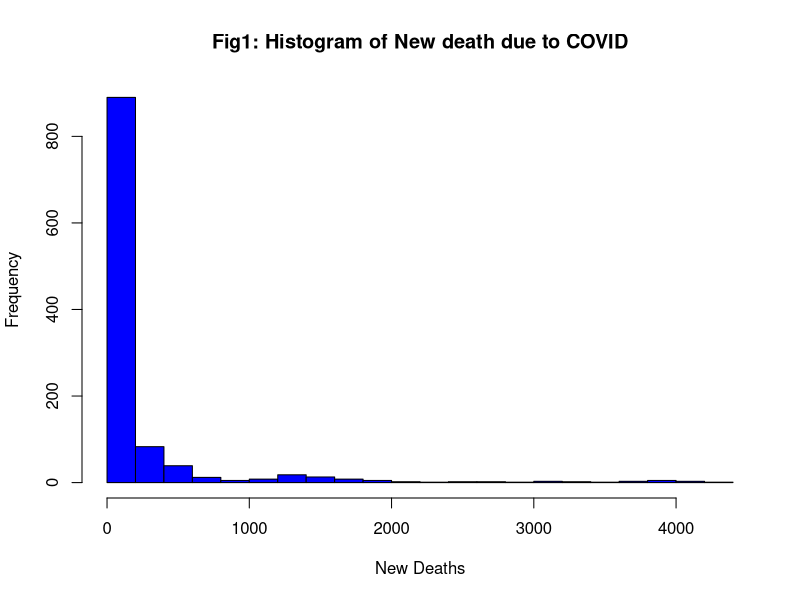
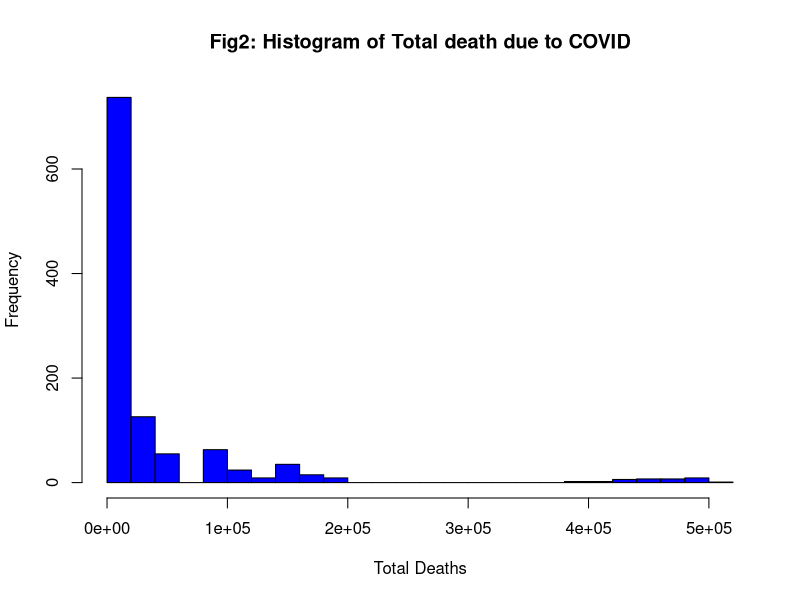
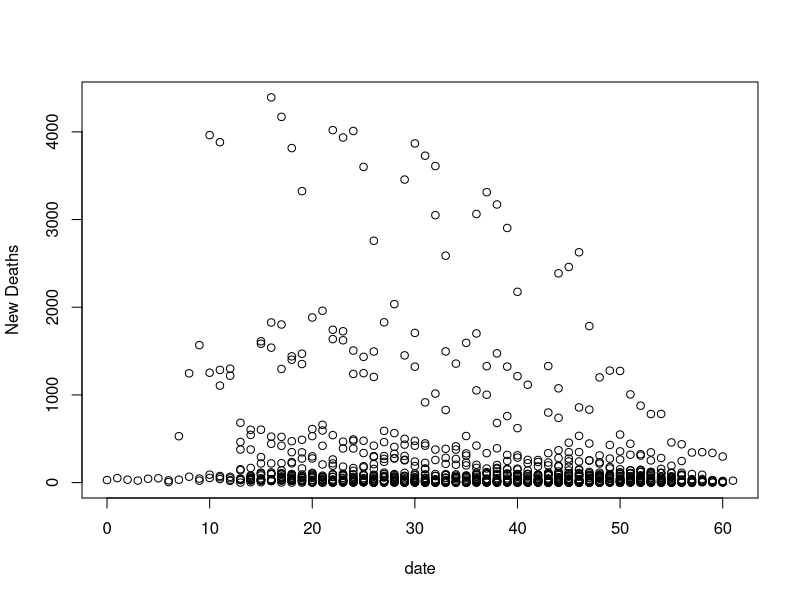
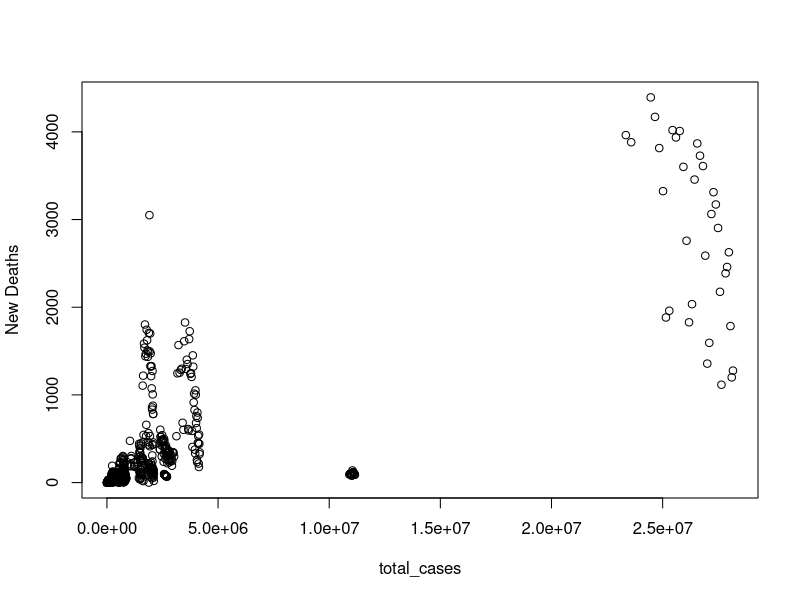
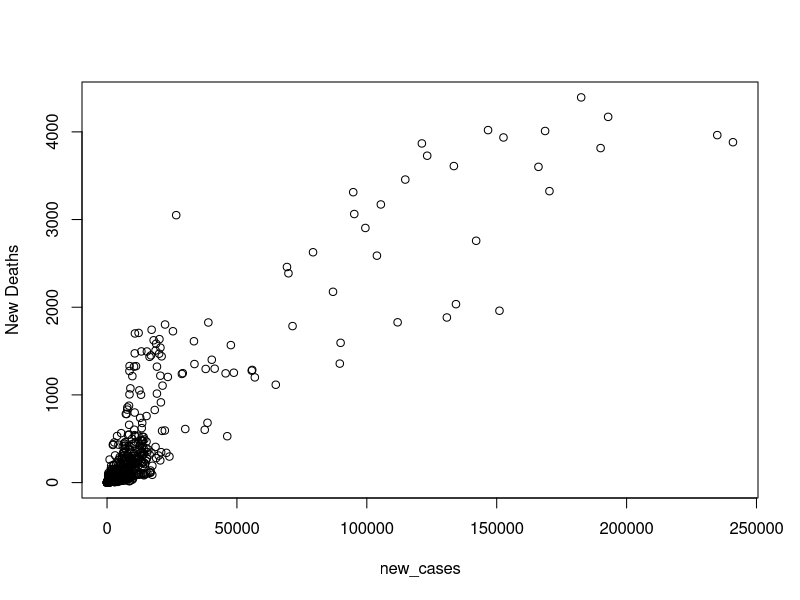
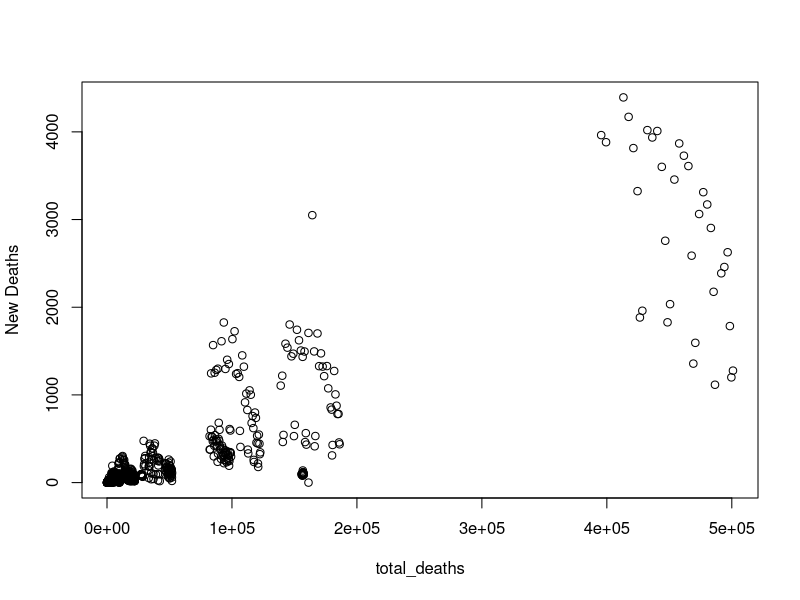
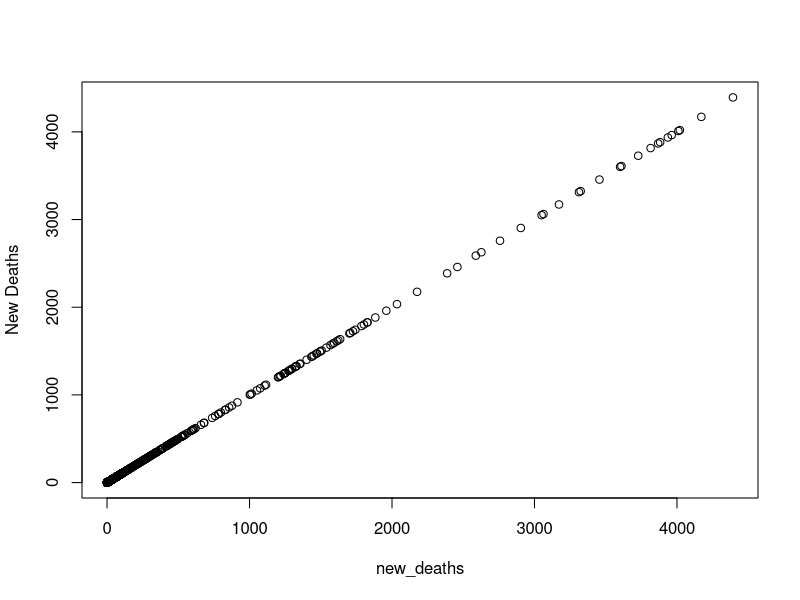
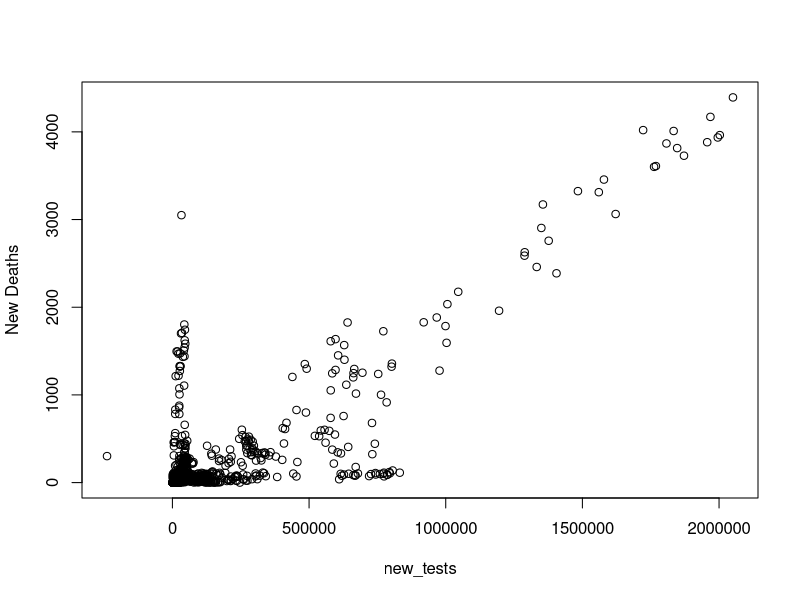

Write the R code that produced these figures, in order. (Note: this script raises an error after producing the figures.)
## ---- chunk 1
knitr::opts_chunk$set(echo = TRUE)
## ---- chunk 2
covid <- read.csv(file = 'covid.csv')
hist(covid$new_deaths, 
     breaks = 20,
     main = "Fig1: Histogram of New death due to COVID",
     axes = TRUE,
     xlab = "New Deaths",
     col = "blue")
hist(covid$total_deaths, 
     breaks = 20,
     main = "Fig2: Histogram of Total death due to COVID",
     axes = TRUE,
     xlab = "Total Deaths",
     col = "blue")
## ---- chunk 3
show(covid)
## ---- chunk 4
for (col in 2:ncol(covid)) {
  if(col != 11) {
    plot(covid[,col], covid[,6],
     xlab = colnames(covid)[col], ylab = "New Deaths")
  }
}
## ---- chunk 5
location <- covid$location
dummy <- covid$total_deaths
try <- cbind(location,dummy)
agg = aggregate(covid$new_cases, by=list(covid$location), mean)
for(con in unique(covid$location)) {
  try[,2][try[,1] == con] = agg[,2][agg[,1] == con]
}
show(try)
## ---- chunk 6
date <- covid$date
approx_percentage_new_positive_tests <- ((covid$new_tests*covid$positive_rate)/covid$population)*100
approx_percentage_total_positve_tests <- ((covid$total_tests*covid$positive_rate)/covid$population)*100
tests_per_case <- covid$tests_per_case
percentage_vaccinated <- (covid$people_vaccinated/covid$population)*100
percentage_fully_vaccinated <- (covid$people_fully_vaccinated/covid$population)*100
percentage_new_vaccinated <- (covid$new_vaccinations/covid$population)*100
population_density <- covid$population_density
percentage_population_over_65 <- (covid$aged_65_older/covid$population)*100
gdp_per_capita <- covid$gdp_per_capita
percentage_cardiovascular_death <- covid$cardiovasc_death_rate/1000
diabetes_prevalence <- covid$diabetes_prevalence
hospital_beds_per_100 <- covid$hospital_beds_per_thousand/10
life_expectancy <- covid$life_expectancy
human_development_index <- covid$human_development_index
stringency_index <- covid$stringency_index
percentage_total_deaths <- (covid$total_deaths/covid$population)*100
perecentage_new_deaths <- (covid$new_deaths/covid$population)*100

temp <- cbind.data.frame(covid$location, covid$population)
agg <- aggregate(covid$new_deaths, by=list(covid$location), mean)
for(con in unique(covid$location)) {
  temp[,2][temp[,1] == con] = (agg[,2][agg[,1] == con]/temp[,2][temp[,1] == con][1])*100
}
percentage_avg_new_deaths_by_country = temp[,2]

covid_new = cbind.data.frame(date, approx_percentage_new_positive_tests, approx_percentage_total_positve_tests, tests_per_case, percentage_vaccinated, percentage_fully_vaccinated, percentage_new_vaccinated, population_density, percentage_population_over_65, gdp_per_capita, percentage_cardiovascular_death, diabetes_prevalence, hospital_beds_per_100, life_expectancy, human_development_index, stringency_index, percentage_avg_new_deaths_by_country, percentage_total_deaths, perecentage_new_deaths)

show(covid_new)

write.csv(covid_new, "C:/Users/AADAM/Google Drive/Covid525Project/new_covid.csv",row.names= FALSE)
## ---- chunk 7
show(covid_new)
